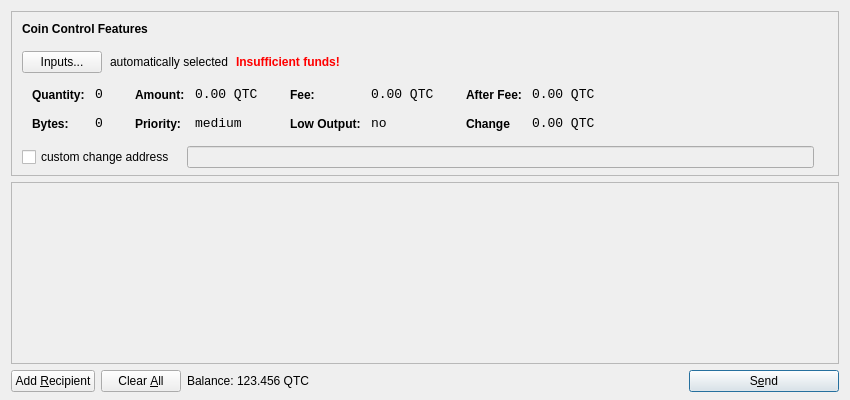
<?xml version="1.0" encoding="UTF-8"?>
<ui version="4.0">
 <class>SendCoinsDialog</class>
 <widget class="QDialog" name="SendCoinsDialog">
  <property name="geometry">
   <rect>
    <x>0</x>
    <y>0</y>
    <width>850</width>
    <height>400</height>
   </rect>
  </property>
  <property name="windowTitle">
   <string>Send Coins</string>
  </property>
  <layout class="QVBoxLayout" name="verticalLayout" stretch="0,1,0">
   <property name="bottomMargin">
    <number>8</number>
   </property>
   <item>
    <widget class="QFrame" name="frameCoinControl">
     <property name="sizePolicy">
      <sizepolicy hsizetype="Expanding" vsizetype="Expanding">
       <horstretch>0</horstretch>
       <verstretch>0</verstretch>
      </sizepolicy>
     </property>
     <property name="maximumSize">
      <size>
       <width>16777215</width>
       <height>16777215</height>
      </size>
     </property>
     <property name="frameShape">
      <enum>QFrame::StyledPanel</enum>
     </property>
     <property name="frameShadow">
      <enum>QFrame::Sunken</enum>
     </property>
     <layout class="QVBoxLayout" name="verticalLayoutCoinControl2">
      <property name="spacing">
       <number>-1</number>
      </property>
      <property name="leftMargin">
       <number>0</number>
      </property>
      <property name="topMargin">
       <number>0</number>
      </property>
      <property name="rightMargin">
       <number>0</number>
      </property>
      <property name="bottomMargin">
       <number>6</number>
      </property>
      <item>
       <layout class="QVBoxLayout" name="verticalLayoutCoinControl" stretch="0,0,0,0,1">
        <property name="spacing">
         <number>0</number>
        </property>
        <property name="leftMargin">
         <number>10</number>
        </property>
        <property name="topMargin">
         <number>10</number>
        </property>
        <item>
         <layout class="QHBoxLayout" name="horizontalLayoutCoinControl1">
          <property name="bottomMargin">
           <number>15</number>
          </property>
          <item>
           <widget class="QLabel" name="labelCoinControlFeatures">
            <property name="sizePolicy">
             <sizepolicy hsizetype="Preferred" vsizetype="Maximum">
              <horstretch>0</horstretch>
              <verstretch>0</verstretch>
             </sizepolicy>
            </property>
            <property name="font">
             <font>
              <weight>75</weight>
              <bold>true</bold>
             </font>
            </property>
            <property name="styleSheet">
             <string notr="true">font-weight:bold;</string>
            </property>
            <property name="text">
             <string>Coin Control Features</string>
            </property>
           </widget>
          </item>
         </layout>
        </item>
        <item>
         <layout class="QHBoxLayout" name="horizontalLayoutCoinControl2" stretch="0,0,0,0">
          <property name="spacing">
           <number>8</number>
          </property>
          <property name="bottomMargin">
           <number>10</number>
          </property>
          <item>
           <widget class="QPushButton" name="pushButtonCoinControl">
            <property name="styleSheet">
             <string notr="true"/>
            </property>
            <property name="text">
             <string>Inputs...</string>
            </property>
           </widget>
          </item>
          <item>
           <widget class="QLabel" name="labelCoinControlAutomaticallySelected">
            <property name="text">
             <string>automatically selected</string>
            </property>
            <property name="margin">
             <number>5</number>
            </property>
           </widget>
          </item>
          <item>
           <widget class="QLabel" name="labelCoinControlInsuffFunds">
            <property name="font">
             <font>
              <weight>75</weight>
              <bold>true</bold>
             </font>
            </property>
            <property name="styleSheet">
             <string notr="true">color:red;font-weight:bold;</string>
            </property>
            <property name="text">
             <string>Insufficient funds!</string>
            </property>
            <property name="margin">
             <number>5</number>
            </property>
           </widget>
          </item>
          <item>
           <spacer name="horizontalSpacerCoinControl">
            <property name="orientation">
             <enum>Qt::Horizontal</enum>
            </property>
            <property name="sizeHint" stdset="0">
             <size>
              <width>40</width>
              <height>1</height>
             </size>
            </property>
           </spacer>
          </item>
         </layout>
        </item>
        <item>
         <widget class="QWidget" name="widgetCoinControl" native="true">
          <property name="sizePolicy">
           <sizepolicy hsizetype="Preferred" vsizetype="Preferred">
            <horstretch>0</horstretch>
            <verstretch>0</verstretch>
           </sizepolicy>
          </property>
          <property name="minimumSize">
           <size>
            <width>0</width>
            <height>0</height>
           </size>
          </property>
          <property name="styleSheet">
           <string notr="true"/>
          </property>
          <layout class="QHBoxLayout" name="horizontalLayoutCoinControl5">
           <property name="margin">
            <number>0</number>
           </property>
           <item>
            <layout class="QHBoxLayout" name="horizontalLayoutCoinControl3" stretch="0,0,0,1">
             <property name="spacing">
              <number>20</number>
             </property>
             <property name="topMargin">
              <number>0</number>
             </property>
             <property name="bottomMargin">
              <number>10</number>
             </property>
             <item>
              <layout class="QFormLayout" name="formLayoutCoinControl1">
               <property name="horizontalSpacing">
                <number>10</number>
               </property>
               <property name="verticalSpacing">
                <number>14</number>
               </property>
               <property name="leftMargin">
                <number>10</number>
               </property>
               <property name="topMargin">
                <number>4</number>
               </property>
               <property name="rightMargin">
                <number>6</number>
               </property>
               <item row="0" column="0">
                <widget class="QLabel" name="labelCoinControlQuantityText">
                 <property name="styleSheet">
                  <string notr="true">font-weight:bold;</string>
                 </property>
                 <property name="text">
                  <string>Quantity:</string>
                 </property>
                 <property name="margin">
                  <number>0</number>
                 </property>
                </widget>
               </item>
               <item row="0" column="1">
                <widget class="QLabel" name="labelCoinControlQuantity">
                 <property name="font">
                  <font>
                   <family>Monospace</family>
                   <pointsize>10</pointsize>
                  </font>
                 </property>
                 <property name="cursor">
                  <cursorShape>IBeamCursor</cursorShape>
                 </property>
                 <property name="contextMenuPolicy">
                  <enum>Qt::ActionsContextMenu</enum>
                 </property>
                 <property name="text">
                  <string>0</string>
                 </property>
                 <property name="margin">
                  <number>0</number>
                 </property>
                 <property name="textInteractionFlags">
                  <set>Qt::LinksAccessibleByMouse|Qt::TextSelectableByKeyboard|Qt::TextSelectableByMouse</set>
                 </property>
                </widget>
               </item>
               <item row="1" column="0">
                <widget class="QLabel" name="labelCoinControlBytesText">
                 <property name="styleSheet">
                  <string notr="true">font-weight:bold;</string>
                 </property>
                 <property name="text">
                  <string>Bytes:</string>
                 </property>
                </widget>
               </item>
               <item row="1" column="1">
                <widget class="QLabel" name="labelCoinControlBytes">
                 <property name="font">
                  <font>
                   <family>Monospace</family>
                   <pointsize>10</pointsize>
                  </font>
                 </property>
                 <property name="cursor">
                  <cursorShape>IBeamCursor</cursorShape>
                 </property>
                 <property name="contextMenuPolicy">
                  <enum>Qt::ActionsContextMenu</enum>
                 </property>
                 <property name="text">
                  <string>0</string>
                 </property>
                 <property name="textInteractionFlags">
                  <set>Qt::LinksAccessibleByMouse|Qt::TextSelectableByKeyboard|Qt::TextSelectableByMouse</set>
                 </property>
                </widget>
               </item>
              </layout>
             </item>
             <item>
              <layout class="QFormLayout" name="formLayoutCoinControl2">
               <property name="horizontalSpacing">
                <number>10</number>
               </property>
               <property name="verticalSpacing">
                <number>14</number>
               </property>
               <property name="leftMargin">
                <number>6</number>
               </property>
               <property name="topMargin">
                <number>4</number>
               </property>
               <property name="rightMargin">
                <number>6</number>
               </property>
               <item row="0" column="0">
                <widget class="QLabel" name="labelCoinControlAmountText">
                 <property name="styleSheet">
                  <string notr="true">font-weight:bold;</string>
                 </property>
                 <property name="text">
                  <string>Amount:</string>
                 </property>
                 <property name="margin">
                  <number>0</number>
                 </property>
                </widget>
               </item>
               <item row="0" column="1">
                <widget class="QLabel" name="labelCoinControlAmount">
                 <property name="font">
                  <font>
                   <family>Monospace</family>
                   <pointsize>10</pointsize>
                  </font>
                 </property>
                 <property name="cursor">
                  <cursorShape>IBeamCursor</cursorShape>
                 </property>
                 <property name="contextMenuPolicy">
                  <enum>Qt::ActionsContextMenu</enum>
                 </property>
                 <property name="text">
                  <string>0.00 QTC</string>
                 </property>
                 <property name="textInteractionFlags">
                  <set>Qt::LinksAccessibleByMouse|Qt::TextSelectableByKeyboard|Qt::TextSelectableByMouse</set>
                 </property>
                </widget>
               </item>
               <item row="1" column="0">
                <widget class="QLabel" name="labelCoinControlPriorityText">
                 <property name="styleSheet">
                  <string notr="true">font-weight:bold;</string>
                 </property>
                 <property name="text">
                  <string>Priority:</string>
                 </property>
                </widget>
               </item>
               <item row="1" column="1">
                <widget class="QLabel" name="labelCoinControlPriority">
                 <property name="font">
                  <font>
                   <family>Monospace</family>
                   <pointsize>10</pointsize>
                  </font>
                 </property>
                 <property name="cursor">
                  <cursorShape>IBeamCursor</cursorShape>
                 </property>
                 <property name="contextMenuPolicy">
                  <enum>Qt::ActionsContextMenu</enum>
                 </property>
                 <property name="text">
                  <string>medium</string>
                 </property>
                 <property name="textInteractionFlags">
                  <set>Qt::LinksAccessibleByMouse|Qt::TextSelectableByKeyboard|Qt::TextSelectableByMouse</set>
                 </property>
                </widget>
               </item>
              </layout>
             </item>
             <item>
              <layout class="QFormLayout" name="formLayoutCoinControl3">
               <property name="horizontalSpacing">
                <number>10</number>
               </property>
               <property name="verticalSpacing">
                <number>14</number>
               </property>
               <property name="leftMargin">
                <number>6</number>
               </property>
               <property name="topMargin">
                <number>4</number>
               </property>
               <property name="rightMargin">
                <number>6</number>
               </property>
               <item row="0" column="0">
                <widget class="QLabel" name="labelCoinControlFeeText">
                 <property name="styleSheet">
                  <string notr="true">font-weight:bold;</string>
                 </property>
                 <property name="text">
                  <string>Fee:</string>
                 </property>
                 <property name="margin">
                  <number>0</number>
                 </property>
                </widget>
               </item>
               <item row="0" column="1">
                <widget class="QLabel" name="labelCoinControlFee">
                 <property name="font">
                  <font>
                   <family>Monospace</family>
                   <pointsize>10</pointsize>
                  </font>
                 </property>
                 <property name="cursor">
                  <cursorShape>IBeamCursor</cursorShape>
                 </property>
                 <property name="contextMenuPolicy">
                  <enum>Qt::ActionsContextMenu</enum>
                 </property>
                 <property name="text">
                  <string>0.00 QTC</string>
                 </property>
                 <property name="textInteractionFlags">
                  <set>Qt::LinksAccessibleByMouse|Qt::TextSelectableByKeyboard|Qt::TextSelectableByMouse</set>
                 </property>
                </widget>
               </item>
               <item row="1" column="0">
                <widget class="QLabel" name="labelCoinControlLowOutputText">
                 <property name="styleSheet">
                  <string notr="true">font-weight:bold;</string>
                 </property>
                 <property name="text">
                  <string>Low Output:</string>
                 </property>
                </widget>
               </item>
               <item row="1" column="1">
                <widget class="QLabel" name="labelCoinControlLowOutput">
                 <property name="font">
                  <font>
                   <family>Monospace</family>
                   <pointsize>10</pointsize>
                  </font>
                 </property>
                 <property name="cursor">
                  <cursorShape>IBeamCursor</cursorShape>
                 </property>
                 <property name="contextMenuPolicy">
                  <enum>Qt::ActionsContextMenu</enum>
                 </property>
                 <property name="text">
                  <string>no</string>
                 </property>
                 <property name="textInteractionFlags">
                  <set>Qt::LinksAccessibleByMouse|Qt::TextSelectableByKeyboard|Qt::TextSelectableByMouse</set>
                 </property>
                </widget>
               </item>
              </layout>
             </item>
             <item>
              <layout class="QFormLayout" name="formLayoutCoinControl4">
               <property name="horizontalSpacing">
                <number>10</number>
               </property>
               <property name="verticalSpacing">
                <number>14</number>
               </property>
               <property name="leftMargin">
                <number>6</number>
               </property>
               <property name="topMargin">
                <number>4</number>
               </property>
               <property name="rightMargin">
                <number>6</number>
               </property>
               <item row="0" column="0">
                <widget class="QLabel" name="labelCoinControlAfterFeeText">
                 <property name="styleSheet">
                  <string notr="true">font-weight:bold;</string>
                 </property>
                 <property name="text">
                  <string>After Fee:</string>
                 </property>
                 <property name="margin">
                  <number>0</number>
                 </property>
                </widget>
               </item>
               <item row="0" column="1">
                <widget class="QLabel" name="labelCoinControlAfterFee">
                 <property name="font">
                  <font>
                   <family>Monospace</family>
                   <pointsize>10</pointsize>
                  </font>
                 </property>
                 <property name="cursor">
                  <cursorShape>IBeamCursor</cursorShape>
                 </property>
                 <property name="contextMenuPolicy">
                  <enum>Qt::ActionsContextMenu</enum>
                 </property>
                 <property name="text">
                  <string>0.00 QTC</string>
                 </property>
                 <property name="textInteractionFlags">
                  <set>Qt::LinksAccessibleByMouse|Qt::TextSelectableByKeyboard|Qt::TextSelectableByMouse</set>
                 </property>
                </widget>
               </item>
               <item row="1" column="0">
                <widget class="QLabel" name="labelCoinControlChangeText">
                 <property name="styleSheet">
                  <string notr="true">font-weight:bold;</string>
                 </property>
                 <property name="text">
                  <string>Change</string>
                 </property>
                </widget>
               </item>
               <item row="1" column="1">
                <widget class="QLabel" name="labelCoinControlChange">
                 <property name="font">
                  <font>
                   <family>Monospace</family>
                   <pointsize>10</pointsize>
                  </font>
                 </property>
                 <property name="cursor">
                  <cursorShape>IBeamCursor</cursorShape>
                 </property>
                 <property name="contextMenuPolicy">
                  <enum>Qt::ActionsContextMenu</enum>
                 </property>
                 <property name="text">
                  <string>0.00 QTC</string>
                 </property>
                 <property name="textInteractionFlags">
                  <set>Qt::LinksAccessibleByMouse|Qt::TextSelectableByKeyboard|Qt::TextSelectableByMouse</set>
                 </property>
                </widget>
               </item>
              </layout>
             </item>
            </layout>
           </item>
          </layout>
         </widget>
        </item>
        <item>
         <layout class="QHBoxLayout" name="horizontalLayoutCoinControl4" stretch="0,0,0">
          <property name="spacing">
           <number>12</number>
          </property>
          <property name="sizeConstraint">
           <enum>QLayout::SetDefaultConstraint</enum>
          </property>
          <property name="topMargin">
           <number>5</number>
          </property>
          <property name="rightMargin">
           <number>5</number>
          </property>
          <item>
           <widget class="QCheckBox" name="checkBoxCoinControlChange">
            <property name="text">
             <string>custom change address</string>
            </property>
           </widget>
          </item>
          <item>
           <widget class="QLineEdit" name="lineEditCoinControlChange">
            <property name="enabled">
             <bool>false</bool>
            </property>
            <property name="sizePolicy">
             <sizepolicy hsizetype="Expanding" vsizetype="Fixed">
              <horstretch>0</horstretch>
              <verstretch>0</verstretch>
             </sizepolicy>
            </property>
           </widget>
          </item>
          <item>
           <widget class="QLabel" name="labelCoinControlChangeLabel">
            <property name="sizePolicy">
             <sizepolicy hsizetype="Preferred" vsizetype="Expanding">
              <horstretch>0</horstretch>
              <verstretch>0</verstretch>
             </sizepolicy>
            </property>
            <property name="minimumSize">
             <size>
              <width>0</width>
              <height>0</height>
             </size>
            </property>
            <property name="text">
             <string/>
            </property>
            <property name="margin">
             <number>3</number>
            </property>
           </widget>
          </item>
         </layout>
        </item>
        <item>
         <spacer name="verticalSpacerCoinControl">
          <property name="orientation">
           <enum>Qt::Vertical</enum>
          </property>
          <property name="sizeHint" stdset="0">
           <size>
            <width>800</width>
            <height>1</height>
           </size>
          </property>
         </spacer>
        </item>
       </layout>
      </item>
     </layout>
    </widget>
   </item>
   <item>
    <widget class="QScrollArea" name="scrollArea">
     <property name="widgetResizable">
      <bool>true</bool>
     </property>
     <widget class="QWidget" name="scrollAreaWidgetContents">
      <property name="geometry">
       <rect>
        <x>0</x>
        <y>0</y>
        <width>830</width>
        <height>165</height>
       </rect>
      </property>
      <layout class="QVBoxLayout" name="verticalLayout_2">
       <property name="margin">
        <number>0</number>
       </property>
       <item>
        <layout class="QVBoxLayout" name="entries">
         <property name="spacing">
          <number>6</number>
         </property>
        </layout>
       </item>
       <item>
        <spacer name="verticalSpacer">
         <property name="orientation">
          <enum>Qt::Vertical</enum>
         </property>
         <property name="sizeHint" stdset="0">
          <size>
           <width>20</width>
           <height>40</height>
          </size>
         </property>
        </spacer>
       </item>
      </layout>
     </widget>
    </widget>
   </item>
   <item>
    <layout class="QHBoxLayout" name="horizontalLayout">
     <item>
      <widget class="QPushButton" name="addButton">
       <property name="toolTip">
        <string>Send to multiple recipients at once</string>
       </property>
       <property name="text">
        <string>Add &amp;Recipient</string>
       </property>
       <property name="icon">
        <iconset resource="../bitcoin.qrc">
         <normaloff>:/icons/add</normaloff>:/icons/add</iconset>
       </property>
       <property name="autoDefault">
        <bool>false</bool>
       </property>
      </widget>
     </item>
     <item>
      <widget class="QPushButton" name="clearButton">
       <property name="sizePolicy">
        <sizepolicy hsizetype="Minimum" vsizetype="Fixed">
         <horstretch>0</horstretch>
         <verstretch>0</verstretch>
        </sizepolicy>
       </property>
       <property name="toolTip">
        <string>Remove all transaction fields</string>
       </property>
       <property name="text">
        <string>Clear &amp;All</string>
       </property>
       <property name="icon">
        <iconset resource="../bitcoin.qrc">
         <normaloff>:/icons/remove</normaloff>:/icons/remove</iconset>
       </property>
       <property name="autoRepeatDelay">
        <number>300</number>
       </property>
       <property name="autoDefault">
        <bool>false</bool>
       </property>
      </widget>
     </item>
     <item>
      <layout class="QHBoxLayout" name="horizontalLayout_2">
       <property name="spacing">
        <number>3</number>
       </property>
       <item>
        <widget class="QLabel" name="label">
         <property name="text">
          <string>Balance:</string>
         </property>
        </widget>
       </item>
       <item>
        <widget class="QLabel" name="labelBalance">
         <property name="cursor">
          <cursorShape>IBeamCursor</cursorShape>
         </property>
         <property name="text">
          <string>123.456 QTC</string>
         </property>
         <property name="textInteractionFlags">
          <set>Qt::LinksAccessibleByMouse|Qt::TextSelectableByKeyboard|Qt::TextSelectableByMouse</set>
         </property>
        </widget>
       </item>
      </layout>
     </item>
     <item>
      <spacer name="horizontalSpacer">
       <property name="orientation">
        <enum>Qt::Horizontal</enum>
       </property>
       <property name="sizeHint" stdset="0">
        <size>
         <width>40</width>
         <height>20</height>
        </size>
       </property>
      </spacer>
     </item>
     <item>
      <widget class="QPushButton" name="sendButton">
       <property name="minimumSize">
        <size>
         <width>150</width>
         <height>0</height>
        </size>
       </property>
       <property name="toolTip">
        <string>Confirm the send action</string>
       </property>
       <property name="text">
        <string>S&amp;end</string>
       </property>
       <property name="icon">
        <iconset resource="../bitcoin.qrc">
         <normaloff>:/icons/send</normaloff>:/icons/send</iconset>
       </property>
       <property name="default">
        <bool>true</bool>
       </property>
      </widget>
     </item>
    </layout>
   </item>
  </layout>
 </widget>
 <resources>
  <include location="../bitcoin.qrc"/>
 </resources>
 <connections/>
</ui>
